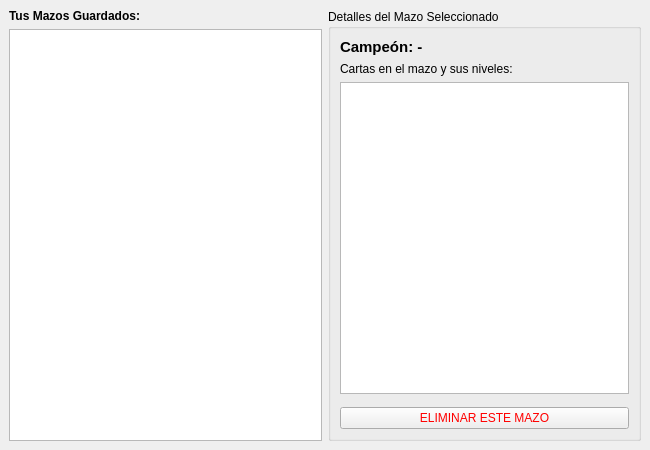
<?xml version="1.0" encoding="UTF-8"?>
<ui version="4.0">
 <class>VistaMisMazos</class>
 <widget class="QMainWindow" name="VistaMisMazos">
  <property name="geometry">
   <rect>
    <x>0</x>
    <y>0</y>
    <width>650</width>
    <height>450</height>
   </rect>
  </property>
  <property name="windowTitle">
   <string>Paladex - Mis Mazos Guardados</string>
  </property>
  <widget class="QWidget" name="centralwidget">
   <layout class="QHBoxLayout" name="horizontalLayout">
    <item>
     <layout class="QVBoxLayout" name="verticalLayoutLista">
      <item>
       <widget class="QLabel" name="lblTusMazos">
        <property name="font">
         <font>
          <weight>75</weight>
          <bold>true</bold>
         </font>
        </property>
        <property name="text">
         <string>Tus Mazos Guardados:</string>
        </property>
       </widget>
      </item>
      <item>
       <widget class="QListWidget" name="listMazos"/>
      </item>
     </layout>
    </item>
    <item>
     <widget class="QGroupBox" name="groupDetalles">
      <property name="title">
       <string>Detalles del Mazo Seleccionado</string>
      </property>
      <layout class="QVBoxLayout" name="verticalLayoutDetalles">
       <item>
        <widget class="QLabel" name="lblCampeon">
         <property name="font">
          <font>
           <pointsize>11</pointsize>
           <weight>75</weight>
           <bold>true</bold>
          </font>
         </property>
         <property name="text">
          <string>Campeón: -</string>
         </property>
        </widget>
       </item>
       <item>
        <widget class="QLabel" name="lblCartas">
         <property name="text">
          <string>Cartas en el mazo y sus niveles:</string>
         </property>
        </widget>
       </item>
       <item>
        <widget class="QTextEdit" name="txtDetalleCartas">
         <property name="readOnly">
          <bool>true</bool>
         </property>
        </widget>
       </item>
       <item>
        <spacer name="verticalSpacer">
         <property name="orientation">
          <enum>Qt::Vertical</enum>
         </property>
        </spacer>
       </item>
       <item>
        <widget class="QPushButton" name="btnEliminarMazo">
         <property name="styleSheet">
          <string>color: red;</string>
         </property>
         <property name="text">
          <string>ELIMINAR ESTE MAZO</string>
         </property>
        </widget>
       </item>
      </layout>
     </widget>
    </item>
   </layout>
  </widget>
 </widget>
</ui>
